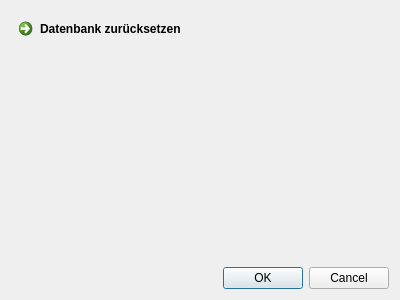
<?xml version="1.0" encoding="UTF-8"?>
<ui version="4.0">
 <class>OptionsWindow</class>
 <widget class="QDialog" name="OptionsWindow">
  <property name="geometry">
   <rect>
    <x>0</x>
    <y>0</y>
    <width>400</width>
    <height>300</height>
   </rect>
  </property>
  <property name="windowTitle">
   <string>Dialog</string>
  </property>
  <layout class="QVBoxLayout" name="verticalLayout">
   <item>
    <widget class="QCommandLinkButton" name="commandLinkButton">
     <property name="text">
      <string>Datenbank zurücksetzen</string>
     </property>
    </widget>
   </item>
   <item>
    <widget class="QDialogButtonBox" name="buttonBox">
     <property name="orientation">
      <enum>Qt::Horizontal</enum>
     </property>
     <property name="standardButtons">
      <set>QDialogButtonBox::Cancel|QDialogButtonBox::Ok</set>
     </property>
    </widget>
   </item>
  </layout>
 </widget>
 <resources/>
 <connections>
  <connection>
   <sender>buttonBox</sender>
   <signal>accepted()</signal>
   <receiver>OptionsWindow</receiver>
   <slot>accept()</slot>
   <hints>
    <hint type="sourcelabel">
     <x>248</x>
     <y>254</y>
    </hint>
    <hint type="destinationlabel">
     <x>157</x>
     <y>274</y>
    </hint>
   </hints>
  </connection>
  <connection>
   <sender>buttonBox</sender>
   <signal>rejected()</signal>
   <receiver>OptionsWindow</receiver>
   <slot>reject()</slot>
   <hints>
    <hint type="sourcelabel">
     <x>316</x>
     <y>260</y>
    </hint>
    <hint type="destinationlabel">
     <x>286</x>
     <y>274</y>
    </hint>
   </hints>
  </connection>
 </connections>
</ui>
